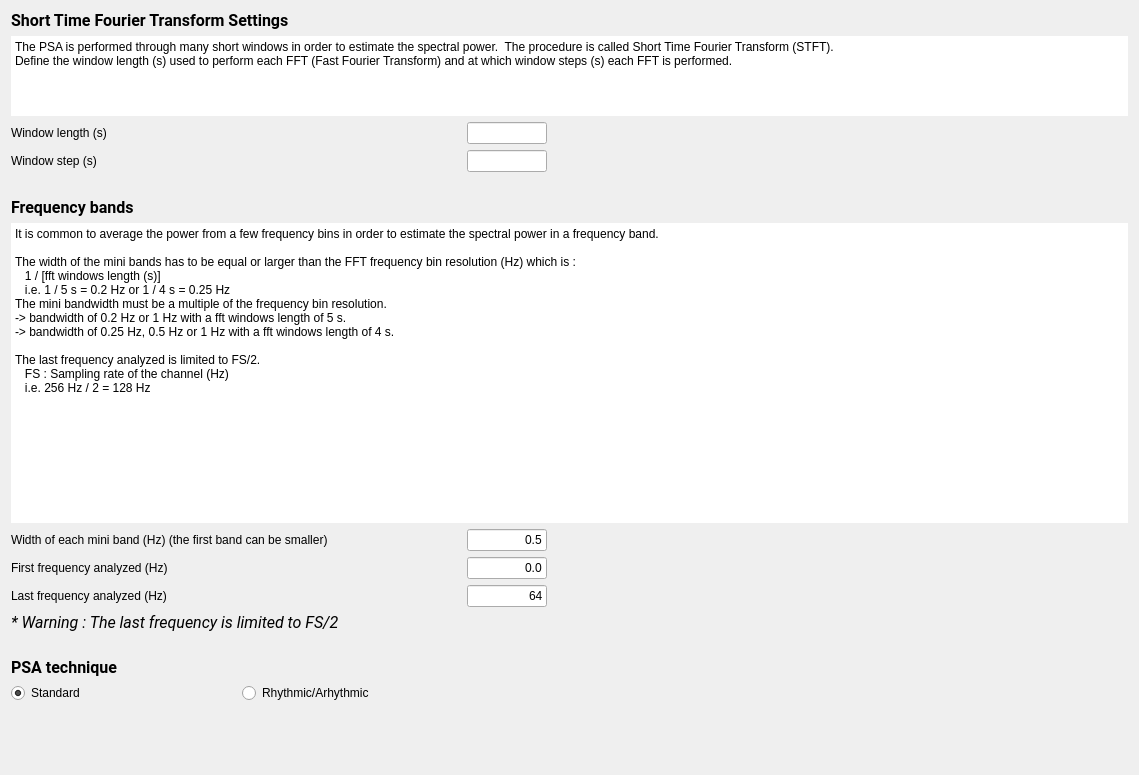
<?xml version="1.0" encoding="UTF-8"?>
<ui version="4.0">
 <class>SpectralSettings</class>
 <widget class="QWidget" name="SpectralSettings">
  <property name="geometry">
   <rect>
    <x>0</x>
    <y>0</y>
    <width>1139</width>
    <height>775</height>
   </rect>
  </property>
  <property name="minimumSize">
   <size>
    <width>0</width>
    <height>0</height>
   </size>
  </property>
  <property name="windowTitle">
   <string/>
  </property>
  <property name="styleSheet">
   <string>font: 12pt &quot;Roboto&quot;;</string>
  </property>
  <layout class="QVBoxLayout" name="verticalLayout_2">
   <item>
    <layout class="QVBoxLayout" name="verticalLayout">
     <item>
      <widget class="QLabel" name="label_3">
       <property name="maximumSize">
        <size>
         <width>16777215</width>
         <height>30</height>
        </size>
       </property>
       <property name="font">
        <font>
         <family>Roboto</family>
         <pointsize>12</pointsize>
         <italic>false</italic>
         <bold>false</bold>
        </font>
       </property>
       <property name="text">
        <string>&lt;html&gt;&lt;head/&gt;&lt;body&gt;&lt;p&gt;&lt;span style=&quot; font-weight:600;&quot;&gt;Short Time Fourier Transform Settings&lt;/span&gt;&lt;/p&gt;&lt;/body&gt;&lt;/html&gt;</string>
       </property>
      </widget>
     </item>
     <item>
      <widget class="QPlainTextEdit" name="plainTextEdit_2">
       <property name="minimumSize">
        <size>
         <width>0</width>
         <height>45</height>
        </size>
       </property>
       <property name="maximumSize">
        <size>
         <width>16777215</width>
         <height>80</height>
        </size>
       </property>
       <property name="frameShape">
        <enum>QFrame::Shape::NoFrame</enum>
       </property>
       <property name="frameShadow">
        <enum>QFrame::Shadow::Plain</enum>
       </property>
       <property name="lineWidth">
        <number>0</number>
       </property>
       <property name="readOnly">
        <bool>true</bool>
       </property>
       <property name="plainText">
        <string>The PSA is performed through many short windows in order to estimate the spectral power.  The procedure is called Short Time Fourier Transform (STFT).
Define the window length (s) used to perform each FFT (Fast Fourier Transform) and at which window steps (s) each FFT is performed.</string>
       </property>
      </widget>
     </item>
     <item>
      <layout class="QGridLayout" name="gridLayout">
       <property name="sizeConstraint">
        <enum>QLayout::SizeConstraint::SetNoConstraint</enum>
       </property>
       <item row="1" column="0">
        <widget class="QLabel" name="label_2">
         <property name="sizePolicy">
          <sizepolicy hsizetype="Minimum" vsizetype="Preferred">
           <horstretch>0</horstretch>
           <verstretch>0</verstretch>
          </sizepolicy>
         </property>
         <property name="minimumSize">
          <size>
           <width>200</width>
           <height>0</height>
          </size>
         </property>
         <property name="text">
          <string>Window step (s)</string>
         </property>
        </widget>
       </item>
       <item row="1" column="1">
        <widget class="QLineEdit" name="win_step_lineEdit">
         <property name="maximumSize">
          <size>
           <width>80</width>
           <height>16777215</height>
          </size>
         </property>
         <property name="toolTip">
          <string>At which window steps (s) the FFT (Fast Fourier Transform) is performed.</string>
         </property>
        </widget>
       </item>
       <item row="0" column="1">
        <widget class="QLineEdit" name="win_len_lineEdit">
         <property name="maximumSize">
          <size>
           <width>80</width>
           <height>16777215</height>
          </size>
         </property>
         <property name="toolTip">
          <string>Window length (s) used to perform the FFT (Fast Fourier Transform).</string>
         </property>
        </widget>
       </item>
       <item row="0" column="0">
        <widget class="QLabel" name="label">
         <property name="sizePolicy">
          <sizepolicy hsizetype="Minimum" vsizetype="Preferred">
           <horstretch>0</horstretch>
           <verstretch>0</verstretch>
          </sizepolicy>
         </property>
         <property name="minimumSize">
          <size>
           <width>450</width>
           <height>0</height>
          </size>
         </property>
         <property name="maximumSize">
          <size>
           <width>500</width>
           <height>500</height>
          </size>
         </property>
         <property name="text">
          <string>Window length (s)</string>
         </property>
        </widget>
       </item>
       <item row="0" column="2">
        <spacer name="horizontalSpacer_2">
         <property name="orientation">
          <enum>Qt::Orientation::Horizontal</enum>
         </property>
         <property name="sizeHint" stdset="0">
          <size>
           <width>40</width>
           <height>20</height>
          </size>
         </property>
        </spacer>
       </item>
       <item row="1" column="2">
        <spacer name="horizontalSpacer_3">
         <property name="orientation">
          <enum>Qt::Orientation::Horizontal</enum>
         </property>
         <property name="sizeHint" stdset="0">
          <size>
           <width>40</width>
           <height>20</height>
          </size>
         </property>
        </spacer>
       </item>
      </layout>
     </item>
    </layout>
   </item>
   <item>
    <spacer name="verticalSpacer_3">
     <property name="orientation">
      <enum>Qt::Orientation::Vertical</enum>
     </property>
     <property name="sizeType">
      <enum>QSizePolicy::Policy::Fixed</enum>
     </property>
     <property name="sizeHint" stdset="0">
      <size>
       <width>20</width>
       <height>20</height>
      </size>
     </property>
    </spacer>
   </item>
   <item>
    <layout class="QVBoxLayout" name="verticalLayout_5">
     <item>
      <widget class="QLabel" name="label_7">
       <property name="maximumSize">
        <size>
         <width>16777215</width>
         <height>30</height>
        </size>
       </property>
       <property name="font">
        <font>
         <family>Roboto</family>
         <pointsize>12</pointsize>
         <italic>false</italic>
         <bold>false</bold>
        </font>
       </property>
       <property name="text">
        <string>&lt;html&gt;&lt;head/&gt;&lt;body&gt;&lt;p&gt;&lt;span style=&quot; font-weight:600;&quot;&gt;Frequency bands&lt;/span&gt;&lt;/p&gt;&lt;/body&gt;&lt;/html&gt;</string>
       </property>
      </widget>
     </item>
     <item>
      <widget class="QPlainTextEdit" name="plainTextEdit">
       <property name="sizePolicy">
        <sizepolicy hsizetype="Expanding" vsizetype="Expanding">
         <horstretch>0</horstretch>
         <verstretch>0</verstretch>
        </sizepolicy>
       </property>
       <property name="minimumSize">
        <size>
         <width>0</width>
         <height>300</height>
        </size>
       </property>
       <property name="maximumSize">
        <size>
         <width>16777215</width>
         <height>16777215</height>
        </size>
       </property>
       <property name="frameShape">
        <enum>QFrame::Shape::NoFrame</enum>
       </property>
       <property name="frameShadow">
        <enum>QFrame::Shadow::Plain</enum>
       </property>
       <property name="lineWidth">
        <number>0</number>
       </property>
       <property name="readOnly">
        <bool>true</bool>
       </property>
       <property name="plainText">
        <string>It is common to average the power from a few frequency bins in order to estimate the spectral power in a frequency band.

The width of the mini bands has to be equal or larger than the FFT frequency bin resolution (Hz) which is :
   1 / [fft windows length (s)]
   i.e. 1 / 5 s = 0.2 Hz or 1 / 4 s = 0.25 Hz
The mini bandwidth must be a multiple of the frequency bin resolution.
-&gt; bandwidth of 0.2 Hz or 1 Hz with a fft windows length of 5 s.
-&gt; bandwidth of 0.25 Hz, 0.5 Hz or 1 Hz with a fft windows length of 4 s. 

The last frequency analyzed is limited to FS/2.
   FS : Sampling rate of the channel (Hz)
   i.e. 256 Hz / 2 = 128 Hz</string>
       </property>
      </widget>
     </item>
    </layout>
   </item>
   <item>
    <layout class="QGridLayout" name="gridLayout_2">
     <item row="0" column="0">
      <widget class="QLabel" name="label_8">
       <property name="sizePolicy">
        <sizepolicy hsizetype="Minimum" vsizetype="Preferred">
         <horstretch>0</horstretch>
         <verstretch>0</verstretch>
        </sizepolicy>
       </property>
       <property name="minimumSize">
        <size>
         <width>450</width>
         <height>0</height>
        </size>
       </property>
       <property name="maximumSize">
        <size>
         <width>450</width>
         <height>16777215</height>
        </size>
       </property>
       <property name="text">
        <string>Width of each mini band (Hz) (the first band can be smaller)</string>
       </property>
      </widget>
     </item>
     <item row="0" column="1">
      <widget class="QLineEdit" name="miniband_lineEdit">
       <property name="minimumSize">
        <size>
         <width>0</width>
         <height>0</height>
        </size>
       </property>
       <property name="maximumSize">
        <size>
         <width>80</width>
         <height>16777215</height>
        </size>
       </property>
       <property name="text">
        <string>0.5</string>
       </property>
       <property name="alignment">
        <set>Qt::AlignmentFlag::AlignRight|Qt::AlignmentFlag::AlignTrailing|Qt::AlignmentFlag::AlignVCenter</set>
       </property>
      </widget>
     </item>
     <item row="0" column="2">
      <spacer name="horizontalSpacer_4">
       <property name="orientation">
        <enum>Qt::Orientation::Horizontal</enum>
       </property>
       <property name="sizeHint" stdset="0">
        <size>
         <width>58</width>
         <height>13</height>
        </size>
       </property>
      </spacer>
     </item>
     <item row="1" column="0">
      <widget class="QLabel" name="label_4">
       <property name="text">
        <string>First frequency analyzed (Hz)</string>
       </property>
      </widget>
     </item>
     <item row="1" column="1">
      <widget class="QLineEdit" name="first_freq_lineEdit">
       <property name="maximumSize">
        <size>
         <width>80</width>
         <height>16777215</height>
        </size>
       </property>
       <property name="text">
        <string>0.0</string>
       </property>
       <property name="alignment">
        <set>Qt::AlignmentFlag::AlignRight|Qt::AlignmentFlag::AlignTrailing|Qt::AlignmentFlag::AlignVCenter</set>
       </property>
      </widget>
     </item>
     <item row="1" column="2">
      <spacer name="horizontalSpacer_6">
       <property name="orientation">
        <enum>Qt::Orientation::Horizontal</enum>
       </property>
       <property name="sizeHint" stdset="0">
        <size>
         <width>58</width>
         <height>20</height>
        </size>
       </property>
      </spacer>
     </item>
     <item row="2" column="0">
      <widget class="QLabel" name="label_9">
       <property name="sizePolicy">
        <sizepolicy hsizetype="Minimum" vsizetype="Preferred">
         <horstretch>0</horstretch>
         <verstretch>0</verstretch>
        </sizepolicy>
       </property>
       <property name="minimumSize">
        <size>
         <width>300</width>
         <height>0</height>
        </size>
       </property>
       <property name="maximumSize">
        <size>
         <width>16777215</width>
         <height>16777215</height>
        </size>
       </property>
       <property name="text">
        <string>Last frequency analyzed (Hz)</string>
       </property>
      </widget>
     </item>
     <item row="2" column="1">
      <widget class="QLineEdit" name="last_freq_lineEdit">
       <property name="maximumSize">
        <size>
         <width>80</width>
         <height>16777215</height>
        </size>
       </property>
       <property name="text">
        <string>64</string>
       </property>
       <property name="alignment">
        <set>Qt::AlignmentFlag::AlignRight|Qt::AlignmentFlag::AlignTrailing|Qt::AlignmentFlag::AlignVCenter</set>
       </property>
      </widget>
     </item>
     <item row="2" column="2">
      <spacer name="horizontalSpacer_5">
       <property name="orientation">
        <enum>Qt::Orientation::Horizontal</enum>
       </property>
       <property name="sizeHint" stdset="0">
        <size>
         <width>58</width>
         <height>20</height>
        </size>
       </property>
      </spacer>
     </item>
    </layout>
   </item>
   <item>
    <widget class="QLabel" name="label_10">
     <property name="font">
      <font>
       <family>Roboto</family>
       <pointsize>12</pointsize>
       <italic>false</italic>
       <bold>false</bold>
      </font>
     </property>
     <property name="text">
      <string>&lt;html&gt;&lt;head/&gt;&lt;body&gt;&lt;p&gt;&lt;span style=&quot; font-size:12pt; font-style:italic;&quot;&gt;* Warning : The last frequency is limited to FS/2 &lt;/span&gt;&lt;/p&gt;&lt;/body&gt;&lt;/html&gt;</string>
     </property>
     <property name="alignment">
      <set>Qt::AlignmentFlag::AlignLeading|Qt::AlignmentFlag::AlignLeft|Qt::AlignmentFlag::AlignVCenter</set>
     </property>
    </widget>
   </item>
   <item>
    <spacer name="verticalSpacer_4">
     <property name="orientation">
      <enum>Qt::Orientation::Vertical</enum>
     </property>
     <property name="sizeType">
      <enum>QSizePolicy::Policy::Fixed</enum>
     </property>
     <property name="sizeHint" stdset="0">
      <size>
       <width>20</width>
       <height>20</height>
      </size>
     </property>
    </spacer>
   </item>
   <item>
    <layout class="QVBoxLayout" name="verticalLayout_4">
     <item>
      <widget class="QLabel" name="label_6">
       <property name="font">
        <font>
         <family>Roboto</family>
         <pointsize>12</pointsize>
         <italic>false</italic>
         <bold>false</bold>
        </font>
       </property>
       <property name="text">
        <string>&lt;html&gt;&lt;head/&gt;&lt;body&gt;&lt;p&gt;&lt;span style=&quot; font-weight:600;&quot;&gt;PSA technique&lt;/span&gt;&lt;/p&gt;&lt;/body&gt;&lt;/html&gt;</string>
       </property>
      </widget>
     </item>
     <item>
      <layout class="QHBoxLayout" name="horizontalLayout_3">
       <item>
        <widget class="QRadioButton" name="std_radioButton">
         <property name="enabled">
          <bool>true</bool>
         </property>
         <property name="minimumSize">
          <size>
           <width>225</width>
           <height>0</height>
          </size>
         </property>
         <property name="maximumSize">
          <size>
           <width>500</width>
           <height>16777215</height>
          </size>
         </property>
         <property name="text">
          <string>Standard </string>
         </property>
         <property name="checked">
          <bool>true</bool>
         </property>
        </widget>
       </item>
       <item>
        <widget class="QRadioButton" name="RA_radioButton">
         <property name="enabled">
          <bool>true</bool>
         </property>
         <property name="minimumSize">
          <size>
           <width>225</width>
           <height>0</height>
          </size>
         </property>
         <property name="text">
          <string>Rhythmic/Arhythmic</string>
         </property>
        </widget>
       </item>
       <item>
        <spacer name="horizontalSpacer">
         <property name="orientation">
          <enum>Qt::Orientation::Horizontal</enum>
         </property>
         <property name="sizeHint" stdset="0">
          <size>
           <width>40</width>
           <height>20</height>
          </size>
         </property>
        </spacer>
       </item>
      </layout>
     </item>
    </layout>
   </item>
   <item>
    <spacer name="verticalSpacer">
     <property name="orientation">
      <enum>Qt::Orientation::Vertical</enum>
     </property>
     <property name="sizeType">
      <enum>QSizePolicy::Policy::Expanding</enum>
     </property>
     <property name="sizeHint" stdset="0">
      <size>
       <width>709</width>
       <height>19</height>
      </size>
     </property>
    </spacer>
   </item>
  </layout>
 </widget>
 <resources>
  <include location="../../../../../snooz-toolbox/src/main/python/ui/themes/themes.qrc"/>
 </resources>
 <connections>
  <connection>
   <sender>win_len_lineEdit</sender>
   <signal>editingFinished()</signal>
   <receiver>SpectralSettings</receiver>
   <slot>miniband_edit_slot()</slot>
   <hints>
    <hint type="sourcelabel">
     <x>307</x>
     <y>87</y>
    </hint>
    <hint type="destinationlabel">
     <x>376</x>
     <y>408</y>
    </hint>
   </hints>
  </connection>
  <connection>
   <sender>last_freq_lineEdit</sender>
   <signal>editingFinished()</signal>
   <receiver>SpectralSettings</receiver>
   <slot>lastfreq_edit_slot()</slot>
   <hints>
    <hint type="sourcelabel">
     <x>307</x>
     <y>433</y>
    </hint>
    <hint type="destinationlabel">
     <x>376</x>
     <y>408</y>
    </hint>
   </hints>
  </connection>
  <connection>
   <sender>miniband_lineEdit</sender>
   <signal>editingFinished()</signal>
   <receiver>SpectralSettings</receiver>
   <slot>miniband_edit_slot()</slot>
   <hints>
    <hint type="sourcelabel">
     <x>307</x>
     <y>406</y>
    </hint>
    <hint type="destinationlabel">
     <x>376</x>
     <y>408</y>
    </hint>
   </hints>
  </connection>
 </connections>
 <slots>
  <slot>miniband_edit_slot()</slot>
  <slot>lastfreq_edit_slot()</slot>
 </slots>
</ui>
